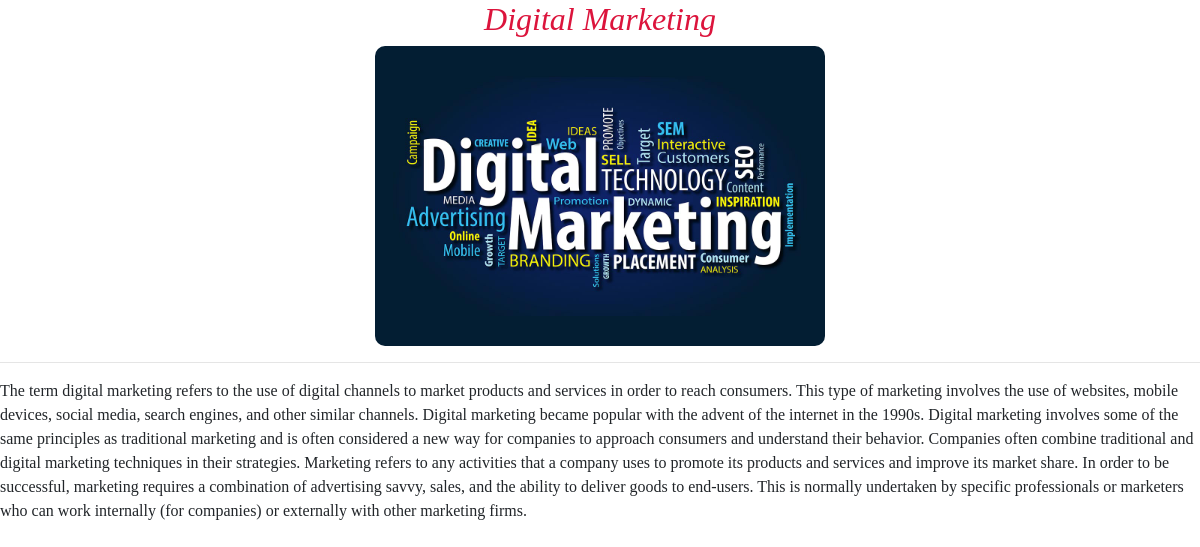
Screenshot of /detail/16 (signed in) with the database file from the repository.
### curd/models.py (models this page shows, shortened)
class Blog(models.Model):
    user = models.ForeignKey(User,on_delete = models.CASCADE,null=True)
    Title=models.CharField(max_length=40)
    Image=models.ImageField(upload_to="media/Blog")
    Description=models.TextField()

### curd/views.py (the view)
# urls.py: path('detail/<int:id>',views.detail,name="detail"),
@login_required(login_url='login')
def detail(request,id):
    detail=Blog.objects.get(id=id)
    return render(request,"detail.html",{'desc':detail})

### curd/templates/detail.html (shortened to what this page needs)
<!DOCTYPE html>
<html lang="en">
<head>
    <link rel="stylesheet" href="https://cdn.jsdelivr.net/npm/bootstrap@4.3.1/dist/css/bootstrap.min.css">
</head>
<body>
    {% if desc %}
    <div>
        <center><h2>{{desc.Title}}</h2>
        <img src="{{desc.Image.url}}" height="300px"></center>
        <hr>
        <p>{{desc.Description}}</p>
    </div>
    {% endif %}
</body>
</html>

### curd/templates/detail.html (style rules this page uses)
h2 { color:crimson; font-style: italic; font-family: fantasy; }
img { border-radius:10px; }
p { font-family:serif; }

### rows the page displays
Blog: Title "Digital Marketing", Image (picture), Description "The term digital marketing refers to the use of digital channels to market products and services in order to reach consumers. This type of marketing involves the use of websites, mobile devices, social media, search engines, and other similar channels. Digital marketing became popular with the advent of the internet in the 1990s. Digital marketing involves some of the same principles as traditional marketing and is often considered a new way for companies to approach consumers and understand their behavior. Companies often combine traditional and digital marketing techniques in their strategies. Marketing refers to any activities that a company uses to promote its products and services and…"
